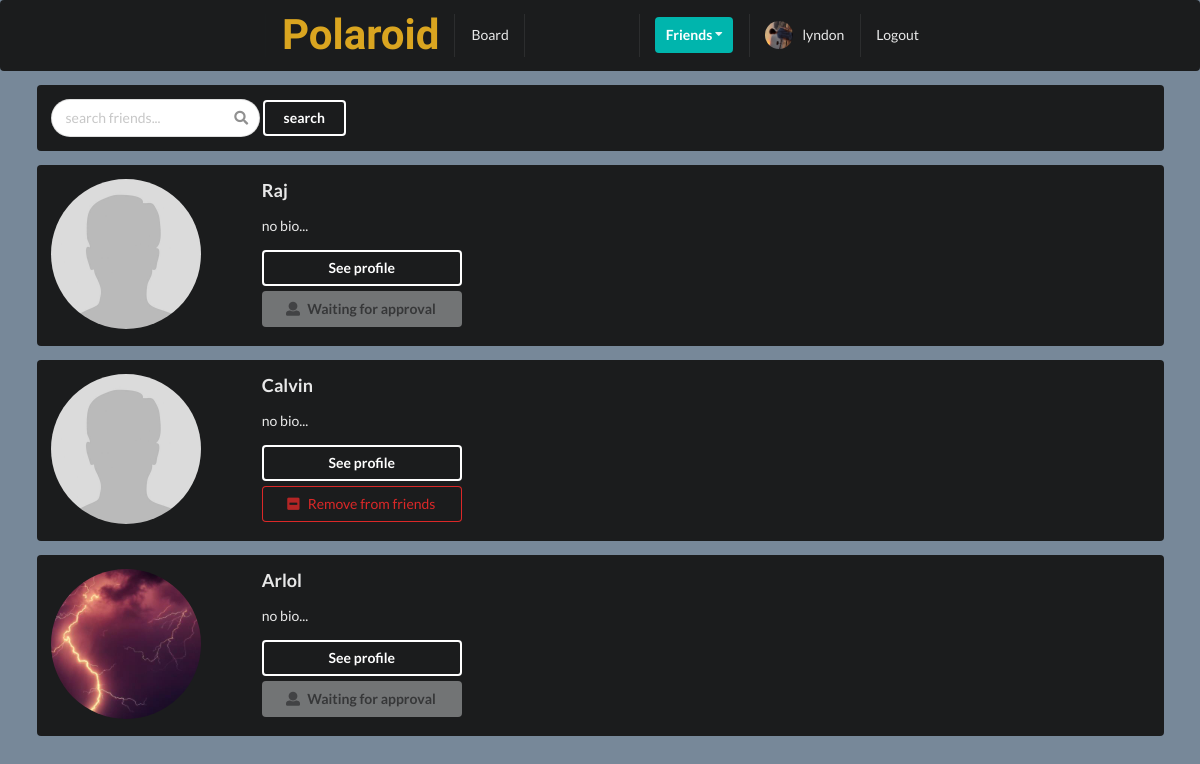
Page /profiles/ (signed in) on the committed database.
### profiles/models.py (models this page shows, shortened)
class Profile(models.Model):
    first_name = models.CharField(max_length=200, blank=True)
    last_name = models.CharField(max_length=200, blank=True)
    user = models.OneToOneField(User, on_delete=models.CASCADE)
    bio = models.TextField(default="no bio...", max_length=300)
    email = models.EmailField(max_length=200, blank=True)
    country = models.CharField(max_length=200, blank=True)
    avatar = OptimizedImageField(default='avatar.png',optimized_image_output_size=(500, 500),optimized_image_resize_method='thumbnail' ,upload_to='avatars/')
    friends = models.ManyToManyField(User, blank=True, related_name='friends')
    slug = models.SlugField(unique=True, blank=True)
    updated = models.DateTimeField(auto_now=True)
    created = models.DateTimeField(auto_now_add=True)
    objects = ProfileManager()
    def get_absolute_url(self):
        return reverse("profiles:profile-detail-view", kwargs={"slug": self.slug})
    __initial_first_name = None
    __initial_last_name = None
    def __init__(self, *args, **kwargs):
        super().__init__(*args, **kwargs)
        self.__initial_first_name = self.first_name
        self.__initial_last_name = self.last_name

### profiles/views.py (the view)
# urls.py: path('', ProfileListView.as_view(), name='all-profiles-view'),
class ProfileListView(LoginRequiredMixin, ListView):
    model = Profile
    template_name = 'profiles/profile_list.html'
    def get_queryset(self):
        query=""
        qs = Profile.objects.get_all_profiles(self.request.user)
        if self.request.GET.get('q'):
            query = self.request.GET.get('q')
            if query != "":
                qs = Profile.objects.get_req_profiles(self.request.user,query)
        return qs
    def get_context_data(self, **kwargs):
        context = super().get_context_data(**kwargs)
        user = User.objects.get(username__iexact=self.request.user)
        profile = Profile.objects.get(user=user)
        que = Profile.objects.get_all_profiles(self.request.user)
        context["que"] = que
        if self.request.GET.get('q'):
            query = self.request.GET.get('q')
            context["q"] = query
        rel_r = Relationship.objects.filter(sender=profile)
        rel_s = Relationship.objects.filter(receiver=profile)
        rel_receiver = []
        rel_sender = []
        for item in rel_r:
            rel_receiver.append(item.receiver.user)
        for item in rel_s:
            rel_sender.append(item.sender.user)
        context["rel_receiver"] = rel_receiver
        context["rel_sender"] = rel_sender
        context['is_empty'] = False
        if len(self.get_queryset()) == 0:
            context['is_empty'] = True
        return context

### profiles/context_processors.py (called while the page is built)
def profile_pic(request):
    if request.user.is_authenticated:
        profile_obj = Profile.objects.get(user=request.user)
        pic = profile_obj.avatar
        return {'picture':pic}
    return {}

def invatations_received_no(request):
    if request.user.is_authenticated:
        profile_obj = Profile.objects.get(user=request.user)
        qs_count = Relationship.objects.invatations_received(profile_obj).count()
        return {'invites_num':qs_count}
    return {}

### profiles/models.py (called while the page is built)
    def get_all_profiles(self, me):
        profiles = Profile.objects.all().exclude(user=me)
        return profiles

    def invatations_received(self, receiver):
        qs = Relationship.objects.filter(receiver=receiver, status='send')
        return qs

### profiles/templates/profiles/profile_list.html (shortened to what this page needs)
{% extends 'base.html' %}
{% block content %}
    <div class="ui inverted segment">
        <div class="ui container">
            <div class="item">
                <form>
                    <div class="ui search">
                        <div class="ui icon input">
                            <input class="prompt" value="{{q}}" type="text" name="q" placeholder="search friends...">
                        </div>
                        <button class="ui inverted button" type="submit">search</button>
                    </div>
                </form>
            </div>
        </div>
    </div>
    {% for obj in object_list %}
        <div class="ui inverted segment">
            <div class="ui grid">
                <div class="row">
                    <div class="three wide column">
                        <img class="ui small circular image" src={{obj.avatar.url}}>
                    </div>
                    <div class="thirteen wide column">
                        <h3>{{obj.user|title}}</h3>
                        <p>{{obj.bio}}</p>
                        <a href={{obj.get_absolute_url}}><button class="ui inverted button mb-5 w-big">See profile</button></a>
                        <br>
                        {% if obj.user in rel_receiver and request.user not in obj.friends.all %}
                            <button class="ui disabled button mb-5 w-big"><i class="user icon"></i>Waiting for approval</button>
                        {% endif %}
                        {% if request.user in obj.friends.all %}
                        <form action="{% url 'profiles:remove-friend' %}" method="POST">
                            <button type="submit" class="ui negative basic button mb-5 w-big"><i class="minus square icon"></i>Remove from friends</button>
                        </form>
                        {% endif %}
                    </div>
                </div>
            </div>
        </div>
    {% endfor %}
{% endblock content %}

### templates/base.html (shortened to what this page needs)
{% load static %}
<!doctype html>
<html lang="en">
  <head>
    <link rel="stylesheet" type='text/css' href="https://cdnjs.cloudflare.com/ajax/libs/semantic-ui/2.2.14/semantic.min.css">
  </head>
  <body>
    {% include 'main/navbar.html' %}
    <div class="ui container">
      {% block content %}
      {% endblock content %}
    </div>
  </body>
</html>

### templates/main/navbar.html (shortened to what this page needs)
{% url 'home-view' as path_to_home %}
{% url 'posts:main-post-view' as path_to_posts %}
{% url 'profiles:my-profile-view' as path_to_my_profile %}
<div class="ui inverted segment menu">
  <div class="ui sticky container" style="width: 670px !important; height: 42.6px !important; left: 424.6px;">
    <a href="{{path_to_home}}" class=" item">
        <h3 style="font-family: 'Nanum Brush Script', cursive;font-size:3rem;color: goldenrod;">Polaroid</h3>
    </a>
    {% if request.user.is_authenticated %}
    <a href="{{path_to_posts}}" class="{% if request.path == path_to_posts %}active{% endif %} item">
        Board
    </a>
    {% endif %}
    <div class="right menu">
        {% if request.user.is_authenticated %}
        <div class="item">
            <div class="ui floating dropdown icon button teal"> Friends
                <i class="dropdown icon"></i>
             </div>
        </div>
            <a href="{{path_to_my_profile}}" class="{% if request.path == path_to_my_profile %}active{% endif %} item">
                <img src={{picture.url}} class="ui avatar image">&nbsp;
                 {{ request.user }}
            </a>
            <a href={% url 'logout' %} class="ui item">
                Logout
            </a>
        {% else %}
        <a href={% url 'login' %} class="ui item">
                Login
            </a>
        {% endif %}
    </div>
  </div>
</div>

### static_project/style.css (style rules this page uses)
body { background: lightslategray!important; }
.mb-5 { margin-bottom: 5px !important; }
.w-big { width: 200px !important; }

### rows in the picture
Profile: avatar (placeholder picture), user "Raj", bio "no bio...", shows "Waiting for approval"
Profile: avatar (placeholder picture), user "Calvin", bio "no bio..."
Profile: avatar (picture), user "Arlol", bio "no bio...", shows "Waiting for approval"

### other values in the picture
{{ request.user }} "lyndon"
